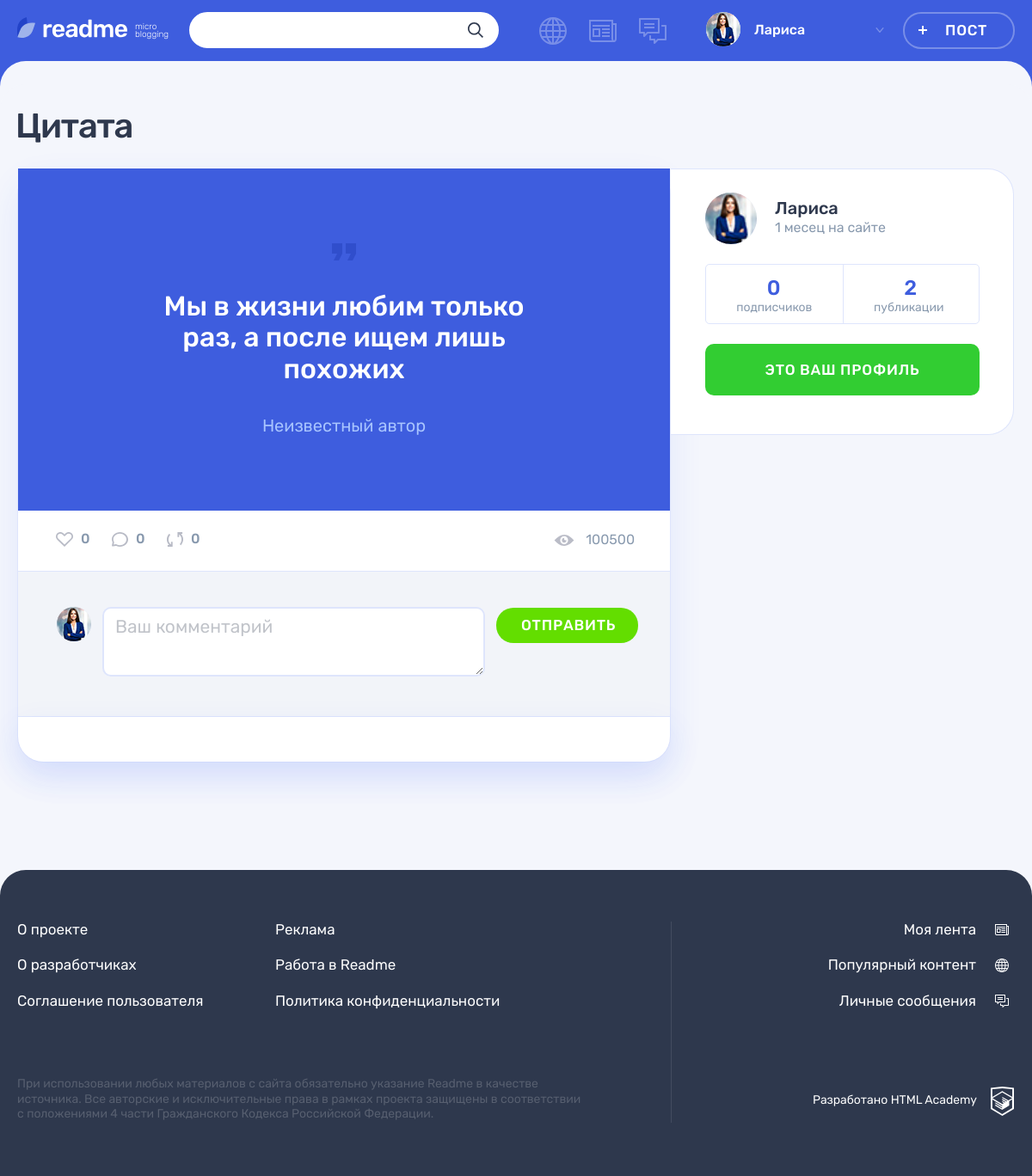
Screenshot of /post.php?post_id=1 (signed in) with the database file from the repository.
### tables this page shows
CREATE TABLE posts (
  id INT UNSIGNED AUTO_INCREMENT PRIMARY KEY,
  post_date TIMESTAMP DEFAULT CURRENT_TIMESTAMP,
  title VARCHAR(128) NOT NULL,
  content_text VARCHAR(512) NULL,
  quote_author VARCHAR(128) NULL,
  img VARCHAR(128) NULL,
  video VARCHAR(128) NULL,
  link VARCHAR(256) NULL,
  views INT UNSIGNED NULL,
  
  user_id INT UNSIGNED NOT NULL,
  type_id INT UNSIGNED  NOT NULL,
  original_author_id INT UNSIGNED NULL,
  original_id INT UNSIGNED NULL
);

CREATE TABLE users (
id INT UNSIGNED AUTO_INCREMENT PRIMARY KEY,
registration_date TIMESTAMP DEFAULT CURRENT_TIMESTAMP,
email VARCHAR(128) NOT NULL UNIQUE,
login VARCHAR(128) NOT NULL UNIQUE,
password VARCHAR(128) NOT NULL,
avatar VARCHAR(128) NOT NULL
);

### functions.php (called while the page is built, shortened)
<?php
function include_template($name, $data)
{
    $name = 'templates/' . $name;
    extract($data);
    require $name;
    $result = ob_get_clean();
    return $result;
}
function anti_xss($user_content)
{
    return htmlspecialchars($user_content, ENT_QUOTES);
}
function time_ago($post_upload_time, $ago_text =" назад")
{
    $current_time = new DateTime('now');
    $interval = $post_upload_time->diff($current_time);
    $months = $interval->format('%m');
    $days = $interval->format('%d');
    $hours = $interval->format('%H');
    $minutes = $interval->format('%i');
    $years = $interval->format('%Y');
    $ago = 0;
    if ($years != 0) {
        $years = floor($years);
        $ago = $years . ' ' . plural_form($years, array('год', 'года', 'лет')) . $ago_text;
    } elseif ($months != 0) {
        $months = floor($months);
        $ago = $months . ' ' . plural_form($months, array('месец', 'месеца', 'месецев')) . $ago_text;
    } elseif ($days > 7 && $days < 35) {
        $week = floor($days / 7);
        $ago = $week . ' ' . plural_form($week, array('неделю', 'недели', 'недель')) . $ago_text;
    } elseif ($days != 0) {
        $ago = $days . ' ' . plural_form($days, array('день', 'дня', 'дней')) . $ago_text;
    } elseif ($hours != 0) {
        $hours = floor($hours);
        $ago = $hours . ' ' . plural_form($hours, array('час', 'часа', 'часов')) . $ago_text;
    } elseif ($minutes != 0) {
        $ago = $minutes . ' ' . plural_form($minutes, array('минуту', 'минуты', 'минут')) . $ago_text;
    } else {
        $ago = 'меньше минуты назад';
    }
    return $ago;
}
function plural_form($n, $forms)
{
    return $n % 10 == 1 && $n % 100 != 11 ? $forms[0] : ($n % 10 >= 2 && $n % 10 <= 4 && ($n % 100 < 10 || $n % 100 >= 20) ? $forms[1] : $forms[2]);
}

### db_requests.php (called while the page is built, shortened)
<?php
function get_data($link, $sql)
{
    $result = mysqli_query($link, $sql);
    $result = mysqli_fetch_all($result, MYSQLI_ASSOC);
    return $result;
}
function get_post_info($link, $post_id, $profile_id)
{
    $sql = "SELECT p.*, ct.icon_type, u.avatar, u.login AS author_login, u.registration_date,
    IFNULL((SELECT COUNT(*) FROM likes l WHERE l.post_id = p.id), 0) AS likes,
    IFNULL((SELECT COUNT(*) FROM comments com WHERE com.post_id = p.id), 0) AS comments_count,
    IFNULL((SELECT COUNT(*) FROM subscriptions sub WHERE sub.userto_id = p.user_id), 0) AS subscribers,
    IFNULL((SELECT COUNT(*) FROM posts post WHERE post.original_id = p.id), 0) AS reposts,
    post.post_date AS original_date, us.login AS original_author_name, us.avatar AS original_author_avatar,
    IFNULL ((SELECT COUNT(*) FROM subscriptions sub WHERE sub.userto_id = p.user_id AND sub.user_id = $profile_id ), 0) AS is_subscribed,
    IFNULL((SELECT COUNT(*) FROM posts post WHERE post.user_id = p.user_id), 0) AS user_posts
    FROM posts p
    JOIN users u ON p.user_id = u.id
    JOIN content_type ct ON p.type_id = ct.id
    LEFT JOIN users us ON us.id = p.original_author_id
    LEFT JOIN posts post ON post.id = p.original_id
   WHERE p.id = $post_id";
    $result = get_data($link, $sql);
    return empty($result) ? NULL : $result;
}

### templates/post-layout.php (the view, shortened to what this page needs)
<main class="page__main page__main--publication">
  <div class="container">
    <h1 class="page__title page__title--publication"><?= anti_xss($post_info['title']) ?></h1>
    <section class="post-details">
      <div class="post-details__wrapper post-<?= $post_info['icon_type']?>">
        <div class="post-details__main-block post post--details">
        <?= $post_content ?>
          <div class="post__indicators">
            <div class="post__buttons">
              <a class="post__indicator post__indicator--likes button" href="like.php?post_id=<?= $post_info['id'] ?>" title="Лайк">
                <svg class="post__indicator-icon" width="20" height="17">
                  <use xlink:href="#icon-heart"></use>
                </svg>
                <span><?= $post_info['likes'] ?></span>
              </a>
              <a class="post__indicator post__indicator--comments button" href="post.php#last-comment" title="Комментарии">
                <svg class="post__indicator-icon" width="19" height="17">
                  <use xlink:href="#icon-comment"></use>
                </svg>
                <span><?= $post_info['comments_count'] ?></span>
              </a>
              <a class="post__indicator post__indicator--repost button" href="repost.php?post_id=<?= $post_info['id'] ?>" title="Репост">
                <svg class="post__indicator-icon" width="19" height="17">
                  <use xlink:href="#icon-repost"></use>
                </svg>
                <span><?= $post_info['reposts'] ?></span>
              </a>
            </div>
            <span class="post__view"><?= $post_info['views'] ?></span>
          </div>
          <div class="comments">
            <form class="comments__form form" method="post">
              <div class="comments__my-avatar">
                <img class="comments__picture" width="40px" src="userpics/<?= anti_xss($user_data['avatar']) ?>" alt="Аватар пользователя">
              </div>
              <div class="form__input-section <?= (!empty($errors['comment']) ? "form__input-section--error" : "") ?>">
                <textarea class="comments__textarea form__textarea form__input" name="comment" id="comment" placeholder="Ваш комментарий"><?= getPostValue('comment') ?></textarea>
              </div>
              <button class="comments__submit button button--green" type="submit">Отправить</button>
            </form>
            <div class="comments__list-wrapper">
            </div>
          </div>
        </div>
        <div class="post-details__user user">
          <div class="post-details__user-info user__info">
            <div class="post-details__avatar user__avatar">
              <a class="post-details__avatar-link user__avatar-link" href="#">
                <img class="post-details__picture user__picture" width="60px" src="userpics/<?= anti_xss($post_info['avatar']) ?>" alt="Аватар пользователя">
              </a>
            </div>
            <div class="post-details__name-wrapper user__name-wrapper">
              <a class="post-details__name user__name" href="profile.php?active_tab=posts&user_id=<?= $post_info['user_id'] ?>">
                <span><?= anti_xss($post_info['author_login']) ?></span>
              </a>
              <?php $user_registration_date = new DateTime($post_info['registration_date']); ?>
              <time class="post-details__time user__time" title="<?= $user_registration_date->format('d.m.Y H:i') ?>" datetime="<?= $user_registration_date->format('Y-m-d H:i:s') ?>"><?= time_ago($user_registration_date, ' на сайте') ?></time>
            </div>
          </div>
          <div class="post-details__rating user__rating">
            <p class="post-details__rating-item user__rating-item user__rating-item--subscribers">
              <span class="post-details__rating-amount user__rating-amount"><?= $post_info['subscribers'] ?></span>
              <span class="post-details__rating-text user__rating-text"><?= plural_form($post_info['subscribers'],  array('подписчик', 'подписчика', 'подписчиков')) ?></span>
            </p>
            <p class="post-details__rating-item user__rating-item user__rating-item--publications">
              <span class="post-details__rating-amount user__rating-amount"><?= $post_info['user_posts'] ?></span>
              <span class="post-details__rating-text user__rating-text"><?= plural_form($post_info['user_posts'],  array('публикация', 'публикации', 'публикаций')) ?></span>
            </p>
          </div>
          <div class="post-details__user-buttons user__buttons">
          <?php if ((int) $post_info['is_subscribed'] === 1) : ?>
          <a class="profile__user-button user__button user__button--subscription button button--main button--quartz" href="subscription.php?user_id=<?= $post_info['user_id'] ?>">Отписаться</a>
          <a class="profile__user-button user__button user__button--writing button button--green" href="messages.php?receiver_id=<?= $post_info['user_id'] ?>">Сообщение</a>
          <?php elseif ($post_info['user_id'] === $user_data['id']) : ?>
            <a class="profile__user-button user__button user__button--subscription button button--main" style="background-color:limegreen;" type="button">Это ваш профиль</a>
          <?php else : ?>
          <a class="profile__user-button user__button user__button--subscription button button--main" href="subscription.php?user_id=<?= $post_info['user_id'] ?>">Подписаться</a>
        <?php endif ?>
          </div>
        </div>
      </div>
    </section>
  </div>
</main>

### templates/post/post-quote.php
<div class="post-details__image-wrapper post-quote">
	<div class="post__main">
	  <blockquote>
		<p>
		  <?= anti_xss($post_info['content_text']) ?>
		</p>
		<cite><?= anti_xss($post_info['quote_author']) ?></cite>
	  </blockquote>
  </div>
</div>

### templates/layout.php (shortened to what this page needs)
<!DOCTYPE html>
<html lang="ru">
<head>
    <link rel="stylesheet" href="css/main.css">
</head>
<body class="page">
    <header class="header">
        <div class="header__wrapper container">
            <div class="header__logo-wrapper">
                <a class="header__logo-link" href="index.php">
                    <img class="header__logo" src="img/logo.svg" alt="Логотип readme" width="128" height="24">
                </a>
                <p class="header__topic">
                    micro blogging
                </p>
            </div>
            <?php if ($title !== 'Readme: Регистрация') : ?>
            <form class="header__search-form form" action="search.php" method="get">
                <div class="header__search">
                    <input class="header__search-input form__input" type="search" name="search_request" id="search_request">
                    <button class="header__search-button button" type="submit">
                        <svg class="header__search-icon" width="18" height="18">
                            <use xlink:href="#icon-search"></use>
                        </svg>
                    </button>
                </div>
            </form>
            <?php endif ?>
            <div class="header__nav-wrapper">
                <nav class="header__nav">
                    <?php if ($_SERVER['REQUEST_URI'] !== '/registration.php') : ?>
                        <ul class="header__my-nav">
                            <li class="header__my-page header__my-page--popular">
                                <a class="header__page-link <?= ($active_page === 'popular') ? 'header__page-link--active' : "" ?>" title="Популярный контент" href="popular.php?type=all">
                                </a>
                            </li>
                            <li class="header__my-page header__my-page--feed">
                                <a class="header__page-link <?= ($active_page === 'feed') ? 'header__page-link--active' : "" ?>" href="feed.php" title="Моя лента">
                                </a>
                            </li>
                            <li class="header__my-page header__my-page--messages">
                                <a class="header__page-link <?= ($active_page === 'messages') ? 'header__page-link--active' : "" ?>" href="messages.php" title="Личные сообщения">
                                </a>
                            </li>
                        </ul>
                        <ul class="header__user-nav">
                            <li class="header__profile">
                                <a class="header__profile-link" href="#">
                                    <div class="header__avatar-wrapper">
                                        <img class="header__profile-avatar" src="userpics/<?= $user_data['avatar'] ?>" alt="Аватар профиля">
                                    </div>
                                    <div class="header__profile-name">
                                        <span>
                                            <?= $user_data['login'] ?>
                                        </span>
                                        <svg class="header__link-arrow" width="10" height="6">
                                            <use xlink:href="#icon-arrow-right-ad"></use>
                                        </svg>
                                    </div>
                                </a>
                            </li>
                            <li>
                                <a class="header__post-button button button--transparent" href="add.php">Пост</a>
                            </li>
                        </ul>
                    <?php endif; ?>
                </nav>
            </div>
        </div>
    </header>
    <section class="page__main page__main--popular">
        <?= $content ?>
    </section>
    <footer class="footer">
        <div class="footer__wrapper">
            <div class="footer__container container">
                <div class="footer__site-info">
                    <div class="footer__site-nav">
                        <ul class="footer__info-pages">
                            <li class="footer__info-page">
                                <a class="footer__page-link" href="#">О проекте</a>
                            </li>
                            <li class="footer__info-page">
                                <a class="footer__page-link" href="#">Реклама</a>
                            </li>
                            <li class="footer__info-page">
                                <a class="footer__page-link" href="#">О разработчиках</a>
                            </li>
                            <li class="footer__info-page">
                                <a class="footer__page-link" href="#">Работа в Readme</a>
                            </li>
                            <li class="footer__info-page">
                                <a class="footer__page-link" href="#">Соглашение пользователя</a>
                            </li>
                            <li class="footer__info-page">
                                <a class="footer__page-link" href="#">Политика конфиденциальности</a>
                            </li>
                        </ul>
                    </div>
                    <p class="footer__license">
                        При использовании любых материалов с сайта обязательно указание Readme в качестве источника. Все авторские и исключительные права в рамках проекта защищены в соответствии с положениями 4 части Гражданского Кодекса Российской Федерации.
                    </p>
                </div>
                <div class="footer__my-info">
                    <ul class="footer__my-pages">
                        <li class="footer__my-page footer__my-page--feed">
                            <a class="footer__page-link" href="feed.php">Моя лента</a>
                        </li>
                        <li class="footer__my-page footer__my-page--popular">
                            <a class="footer__page-link" href="popular.php">Популярный контент</a>
                        </li>
                        <li class="footer__my-page footer__my-page--messages">
                            <a class="footer__page-link" href="messages.php">Личные сообщения</a>
                        </li>
                    </ul>
                    <div class="footer__copyright">
                        <a class="footer__copyright-link" href="#">
                            <span>Разработано HTML Academy</span>
                            <svg class="footer__copyright-logo" width="27" height="34">
                                <use xlink:href="#icon-htmlacademy"></use>
                            </svg>
                        </a>
                    </div>
                </div>
            </div>
        </div>
    </footer>
</body>
</html>

### rows the page displays
posts: user.avatar (picture), user.login "Лариса", title "Цитата", content_text "Мы в жизни любим только раз, а после ищем лишь похожих", quote_author "Неизвестный автор", views "100500", user.registration_date "1 месец на сайте"

### other values shown
$post_info['likes'] "0"
$post_info['comments_count'] "0"
$post_info['reposts'] "0"
$post_info['subscribers'] "0"
$post_info['user_posts'] "2"
